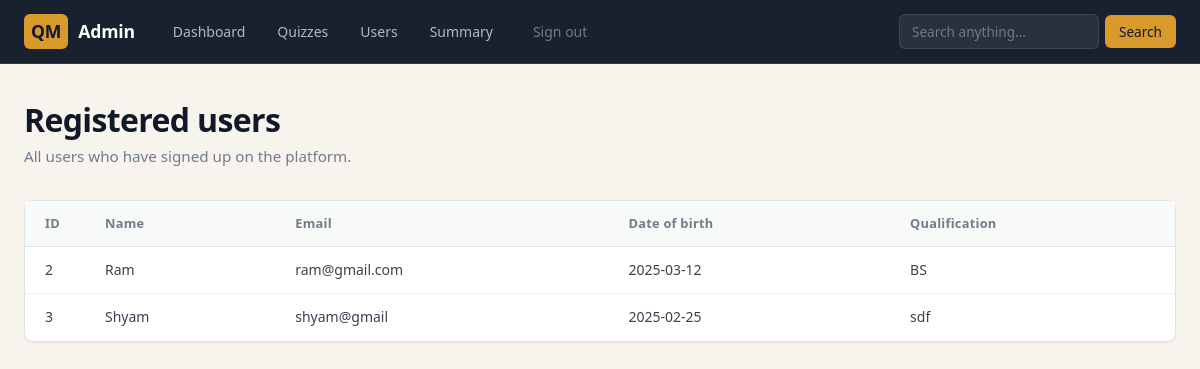
The page /admin/users/Admin (signed in) on the database as committed earlier.
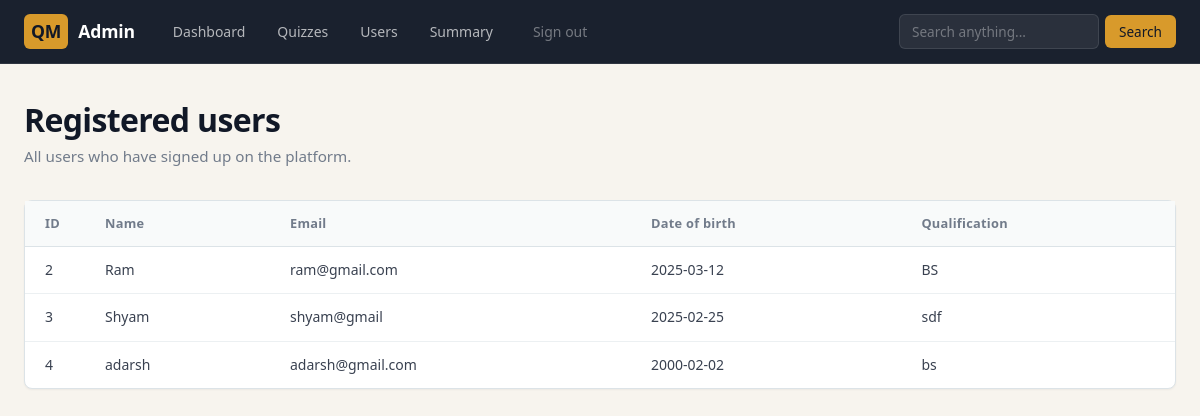
The same page on the database as committed later.
### models/models.py (models this page shows)
class user_info(db.Model):
    __tablename__ = 'user_info'
    id = db.Column(db.Integer, primary_key=True)
    name = db.Column(db.String, nullable=False)
    email = db.Column(db.String, nullable=False)
    password = db.Column(db.String, nullable=False)
    qualification = db.Column(db.String, nullable=False)
    dob = db.Column(db.String, nullable=False)
    role = db.Column(db.Integer, default=1)

### controllers/controllers.py (the view)
@app.route("/admin/users/<name>", methods=["GET", "POST"])
@login_required
def user_detail(name):
    users = user_info.query.filter_by(role=1).all()
    return render_template("users.html", name=name, users=users)

### controllers/controllers.py (called while the page is built)
def login_required(f):
    @wraps(f)
    def decorated_function(*args, **kwargs):
        if "user_id" not in session:
            return redirect(url_for("login"))
        return f(*args, **kwargs)
    return decorated_function

### templates/users.html (shortened to what this page needs)
<!DOCTYPE html>
<html lang="en">
<head>
    <link rel="stylesheet" href="/static/css/main.css">
</head>
<body>
    {%include 'admin_nav.html'%}
    <div class="qm-page">
        <div class="qm-header">
            <h1>Registered users</h1>
            <p class="qm-text-muted">All users who have signed up on the platform.</p>
        </div>
        <div class="qm-card">
            <table class="qm-table">
                <thead>
                    <tr>
                        <th style="width:60px">ID</th>
                        <th>Name</th>
                        <th>Email</th>
                        <th>Date of birth</th>
                        <th>Qualification</th>
                    </tr>
                </thead>
                <tbody>
                    {%if users%}
                    {%for user in users%}
                    <tr>
                        <td>{{user.id}}</td>
                        <td>{{user.name}}</td>
                        <td>{{user.email}}</td>
                        <td>{{user.dob}}</td>
                        <td>{{user.qualification}}</td>
                    </tr>
                    {%endfor%}
                    {%else%}
                    <tr>
                        <td colspan="5" style="text-align:center;color:var(--ink-muted);padding:40px">No users registered yet.</td>
                    </tr>
                    {%endif%}
                </tbody>
            </table>
        </div>
    </div>
</body>
</html>

Rows that differ between the two databases and show on the page:
added user_info: id "4", name "adarsh", email "adarsh@gmail.com", dob "2000-02-02", qualification "bs"
